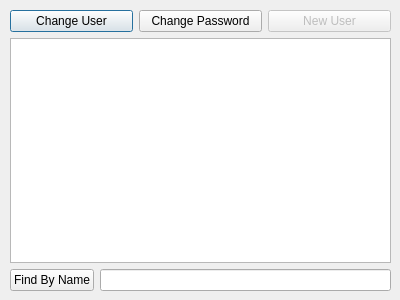
<?xml version="1.0" encoding="UTF-8"?>
<ui version="4.0">
 <class>BaseContents</class>
 <widget class="QDialog" name="BaseContents">
  <property name="geometry">
   <rect>
    <x>0</x>
    <y>0</y>
    <width>400</width>
    <height>300</height>
   </rect>
  </property>
  <property name="windowTitle">
   <string>Dialog</string>
  </property>
  <widget class="QWidget" name="">
   <property name="geometry">
    <rect>
     <x>10</x>
     <y>10</y>
     <width>381</width>
     <height>281</height>
    </rect>
   </property>
   <layout class="QGridLayout" name="gridLayout">
    <item row="0" column="0">
     <widget class="QPushButton" name="btnChangeUser">
      <property name="text">
       <string>Change User</string>
      </property>
     </widget>
    </item>
    <item row="0" column="1">
     <widget class="QPushButton" name="btnChangePass">
      <property name="text">
       <string>Change Password</string>
      </property>
     </widget>
    </item>
    <item row="0" column="2">
     <widget class="QPushButton" name="btnAddUser">
      <property name="enabled">
       <bool>false</bool>
      </property>
      <property name="text">
       <string>New User</string>
      </property>
     </widget>
    </item>
    <item row="1" column="0" colspan="3">
     <widget class="QTableView" name="tableView">
      <property name="editTriggers">
       <set>QAbstractItemView::NoEditTriggers</set>
      </property>
     </widget>
    </item>
    <item row="2" column="0" colspan="3">
     <layout class="QHBoxLayout" name="horizontalLayout">
      <item>
       <widget class="QPushButton" name="btnFind">
        <property name="text">
         <string>Find By Name</string>
        </property>
       </widget>
      </item>
      <item>
       <widget class="QLineEdit" name="txtByName"/>
      </item>
     </layout>
    </item>
   </layout>
  </widget>
 </widget>
 <resources/>
 <connections/>
</ui>
